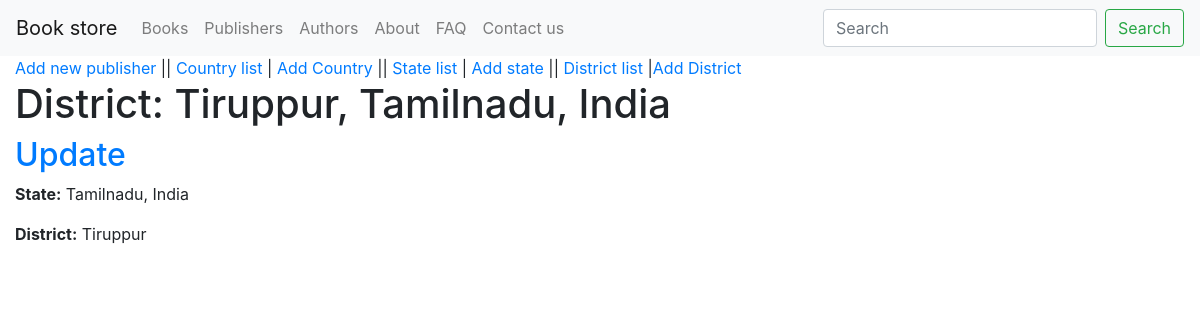
The page /publisher/district/detail/tiruppur/ on the database its author committed.
### publisher/models.py (models this page shows, shortened)
class District(models.Model):
    state = models.ForeignKey(State, related_name='districtState', on_delete=models.CASCADE, null=True, blank=True)
    district = models.CharField(max_length = 100)
    slug = AutoSlugField(unique = True, populate_from='district', db_index=True, editable = True, null=True, blank=True)
    class Meta:
        pass
    def __str__(self):
        return f"{self.district}, {self.state}"
    def get_update_url(self):
        return reverse("publisher:district_update", args=[str(self.slug)])

class State(models.Model):
    country = models.ForeignKey(Country, related_name='stateCountry', on_delete=models.CASCADE, null=True, blank=True)
    state = models.CharField(max_length = 100)
    slug = AutoSlugField(unique = True, populate_from='state', db_index=True, editable = True, null=True, blank=True)
    class Meta:
        pass
    def __str__(self):
        return f"{self.state}, {self.country}"

class Country(models.Model):
    name = models.CharField(max_length = 100)
    code = models.CharField(max_length = 100, null=True, blank=True)
    phone_code = models.CharField(max_length = 100, null=True, blank=True)
    currency_code = models.CharField(max_length = 100, null=True, blank=True)
    currency_symbol = models.CharField(max_length = 100, null=True, blank=True)
    slug = AutoSlugField(unique = True, populate_from='name', db_index=True, editable = True, null=True, blank=True)
    class Meta:
        verbose_name = "Country"
        verbose_name_plural = "Countries"
    def __str__(self):
        return self.name

### publisher/views.py (the view)
# urls.py: path('district/detail/<slug:slug>/', DistrictDetailView.as_view(), name = 'district_detail'),
class DistrictDetailView(DetailView):
    model = District
    context_object_name = 'district'
    template_name = 'district/district_detail.html'

### templates/district/district_detail.html
{% extends "base.html" %}
{% block content %}
<a href="{% url 'publisher:publisher_create' %}">Add new publisher</a> ||
<a href="{% url 'publisher:country_list' %}">Country list</a> |  <a href="{% url 'publisher:country_create' %}">Add Country</a> ||
<a href="{% url 'publisher:state_list' %}">State list</a>  |  <a href="{% url 'publisher:state_create' %}">Add state</a> ||
<a href="{% url 'publisher:district_list' %}">District list</a> |<a href="{% url 'publisher:district_create' %}">Add District</a> <br>
<h1>District: {{ district }}</h1>
<h2><a href="{{ district.get_update_url }}">Update</a></h2>
<p><strong>State:</strong> {{ district.state }}</p>
<p><strong>District:</strong> {{ district.district }}</p>
{% endblock %}

### rows shown on the page
District: district+state "Tiruppur, Tamilnadu, India", state "Tamilnadu, India", district "Tiruppur"
